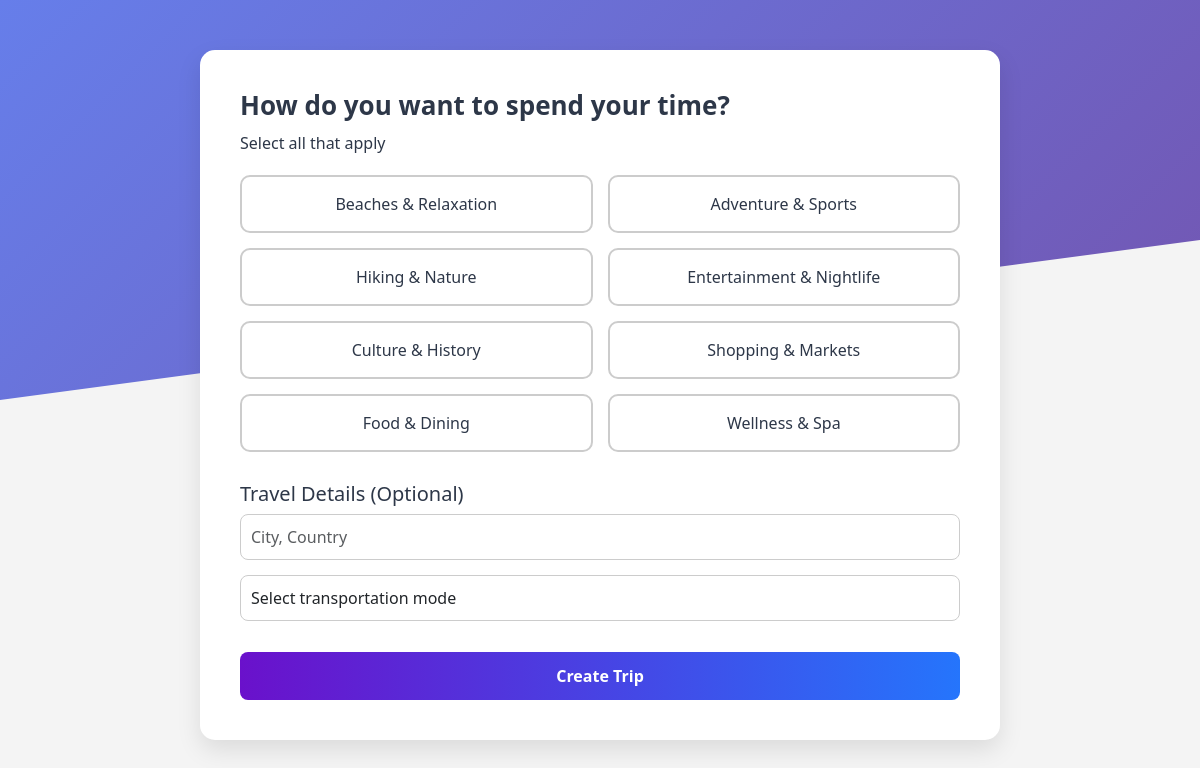
Screenshot of /spending-type/ with the database file from the repository.
### core/models.py (models this page shows, shortened)
class Spending_Type(models.Model):
    spendings = (
        ('Beach', 'Beaches & Relaxation'),
        ('Sports', 'Adventure & Sports'),
        ('Hiking', 'Hiking & Nature'),
        ('Entertainment', 'Entertainment & Nightlife'),
        ('Culture', 'Culture & History'),
        ('Shopping', 'Shopping & Markets'),
        ('Food', 'Food & Dining'),
        ('Wellness', 'Wellness & Spa'),
    )
    name = models.CharField(max_length=100, choices=spendings, unique=True)

### core/views.py (the view, shortened to what this page needs)
# urls.py: path('spending-type/',views.spending_type,name='spending_type'),
def spending_type(request):
    spending_types = Spending_Type.objects.all()
    return render(request, 'spending_time.html', {
        'spending_types': spending_types,
    })

### core/templates/spending_time.html (shortened to what this page needs)
{% extends "basic.html" %}
{% block content %}
<div class="spending-card">
  <h2>How do you want to spend your time?</h2>
  <p>Select all that apply</p>
  <form method="POST">
    <div class="option-grid">
      {% for spending in spending_types %}
        <label class="option-btn">
          {{ spending.get_name_display }}
        </label>
      {% endfor %}
    </div>
    <div class="optional-fields">
      <h5>Travel Details (Optional)</h5>
      <input type="text" name="travel_from" placeholder="City, Country" class="form-control">
      <select name="transport_mode" class="form-control">
        <option value="">Select transportation mode</option>
      </select>
    </div>
    <button type="submit" class="btn btn-gradient mt-3">Create Trip</button>
  </form>
</div>
{% endblock %}

### static/css/style.css (style rules this page uses)
:root { --primary-gradient: linear-gradient(135deg, #667eea 0%, #764ba2 100%); --secondary-gradient: linear-gradient(135deg, #f5f7fa 0%, #c3cfe2 100%); }
body { font-family: 'Poppins', -apple-system, BlinkMacSystemFont, 'Segoe UI', Roboto, sans-serif; min-height: 100vh; margin: 0; padding: 0; background: var(--secondary-gradient); color: #2d3748; position: relative; overflow-x: hidden; }
body::before { content: ''; position: absolute; top: 0; left: 0; width: 100%; height: 100%; background: var(--primary-gradient); clip-path: polygon(0 0, 100% 0, 100% 30%, 0 50%); z-index: -1; }

### core/templates/spending_time.html (style rules this page uses)
body { background: #f4f4f4; font-family: 'Segoe UI', sans-serif; padding: 50px; }
.spending-card { background-color: #fff; padding: 40px; border-radius: 15px; box-shadow: 0 10px 25px rgba(0, 0, 0, 0.1); max-width: 800px; margin: 0 auto; }
h2 { font-weight: bold; font-size: 26px; margin-bottom: 10px; }
.option-grid { display: grid; grid-template-columns: repeat(2, 1fr); gap: 15px; margin: 20px 0; }
.option-btn { background-color: white; border: 2px solid #ccc; border-radius: 10px; padding: 15px; font-weight: 500; cursor: pointer; text-align: center; transition: 0.3s ease; }
.optional-fields { margin-top: 30px; }
.form-control { border-radius: 8px; padding: 10px; margin-bottom: 15px; width: 100%; border: 1px solid #ccc; }
.btn-gradient { background: linear-gradient(to right, #6a11cb, #2575fc); color: white; font-weight: 600; border: none; padding: 12px; width: 100%; border-radius: 8px; transition: 0.3s ease; }

### rows the page displays
Spending_Type: name "Beaches & Relaxation"
Spending_Type: name "Adventure & Sports"
Spending_Type: name "Hiking & Nature"
Spending_Type: name "Entertainment & Nightlife"
Spending_Type: name "Culture & History"
Spending_Type: name "Shopping & Markets"
Spending_Type: name "Food & Dining"
Spending_Type: name "Wellness & Spa"
